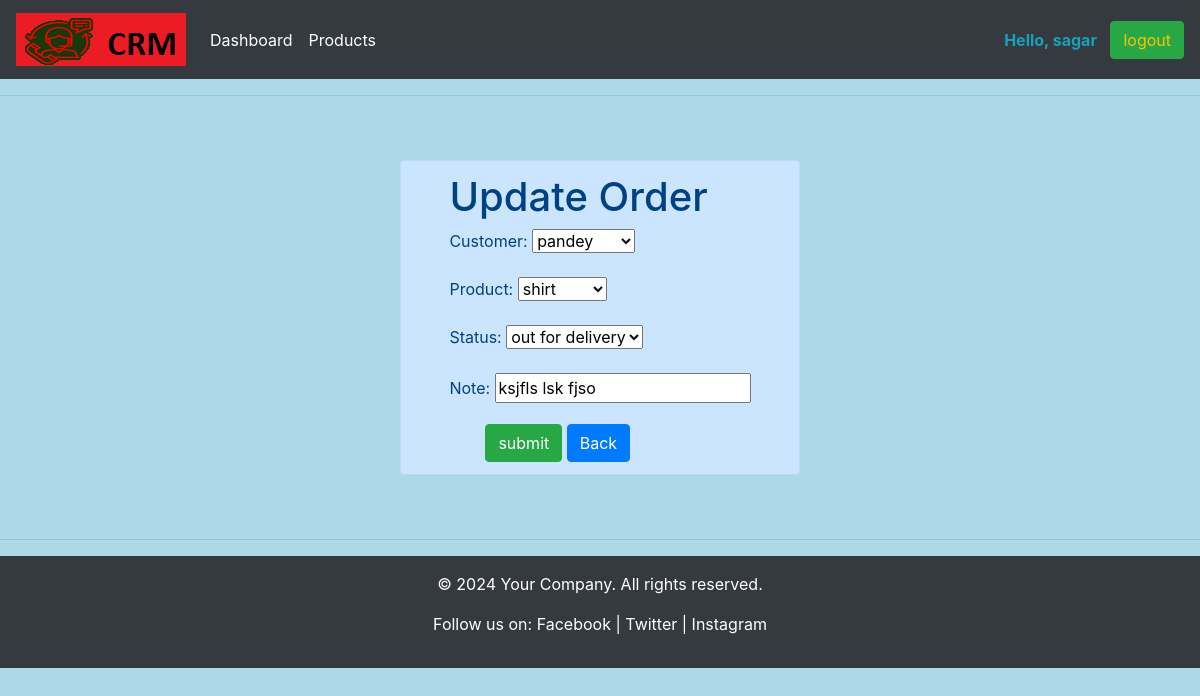
The page /update_order/2/ (signed in) on the database its author committed.
### accounts/models.py (models this page shows, shortened)
class Order(models.Model):
    STATUS = (
        ('pending', 'pending'),
        ('out for delivery', 'out for delivery'),
        ('delivered', 'delivered'),
    )
    customer = models.ForeignKey(Customer, null=True, on_delete=models.SET_NULL)
    product = models.ForeignKey(Product, null=True, on_delete=models.SET_NULL)
    date_created = models.DateTimeField(auto_now_add=True)
    status = models.CharField(max_length=200, null=True, choices=STATUS)
    note = models.CharField(max_length=200, null=True)

### accounts/views.py (the view)
# urls.py: path('update_order/<str:pk>/', views.updateOrder, name='update_order'),
@login_required(login_url='login')
def updateOrder(request, pk):
    order = Order.objects.get(id=pk)
    forms = OrderForm(instance=order)
    if request.method == "POST":
        forms = OrderForm(request.POST, instance=order)
        if forms.is_valid():
            forms.save()
            return redirect("/")
    context = {"forms": forms}
    return render(request, 'accounts/update_form.html', context)

### accounts/forms.py
class OrderForm(ModelForm):
    class Meta:
        model = Order
        fields = '__all__'

### accounts/models.py (called while the page is built)
    def __str__(self):
        return self.name

    def __str__(self):
        return self.name

### templates/accounts/update_form.html (shortened to what this page needs)
{% extends 'accounts/main.html' %}
{% load static %}
{% block content %}
<div class="d-flex justify-content-center">
    <div class="card px-md-5 mt-5 mb-5 alert alert-primary">
        <h1> Update Order </h1>
        <form method="POST" action="">
            {{forms.as_p}}
            <button type="submit" class="btn btn-success">submit</button>
            <a class='btn btn-primary' href="{% url 'home' %}">Back</a>
        </form>
    </div>
</div>
{% endblock %}

### templates/accounts/navbar.html (shortened to what this page needs)
{% load static%}
<nav class="navbar navbar-expand-lg navbar-dark bg-dark">
    <img class="navbar-brand" src="{% static '/images/logo.png'%}" alt="logo.png"></a>
    <div class="collapse navbar-collapse" id="navbarSupportedContent">
        <ul class="navbar-nav mr-auto">
            <li class="nav-item active">
                <a class="nav-link" href="{% url 'home' %}">Dashboard </a>
            </li>
            <li class="nav-item active">
                <a class="nav-link" href="{% url 'product' %}">Products</a>
            </li>
        </ul>
      <strong class="text-info"> Hello, {{request.user}}</strong>&nbsp&nbsp&nbsp
            <a href="{% url 'logout' %}" class="btn btn-success text-warning">logout</a>
    </div>
</nav>

### static/css/main.css (style rules this page uses)
body { background-color: lightblue; }

### rows shown on the page
Order: customer "pandey", product "shirt", status "out for delivery", note "ksjfls lsk fjso"

### other values the page prints
{{ request.user }} "sagar"
